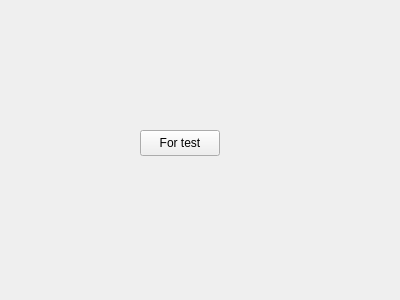
<?xml version="1.0" encoding="UTF-8"?>
<ui version="4.0">
 <class>ZPanel</class>
 <widget class="QWidget" name="ZPanel">
  <property name="geometry">
   <rect>
    <x>0</x>
    <y>0</y>
    <width>400</width>
    <height>300</height>
   </rect>
  </property>
  <property name="windowTitle">
   <string>Form</string>
  </property>
  <widget class="QPushButton" name="pushButton">
   <property name="geometry">
    <rect>
     <x>140</x>
     <y>130</y>
     <width>80</width>
     <height>26</height>
    </rect>
   </property>
   <property name="text">
    <string>For test</string>
   </property>
  </widget>
 </widget>
 <resources/>
 <connections/>
</ui>
